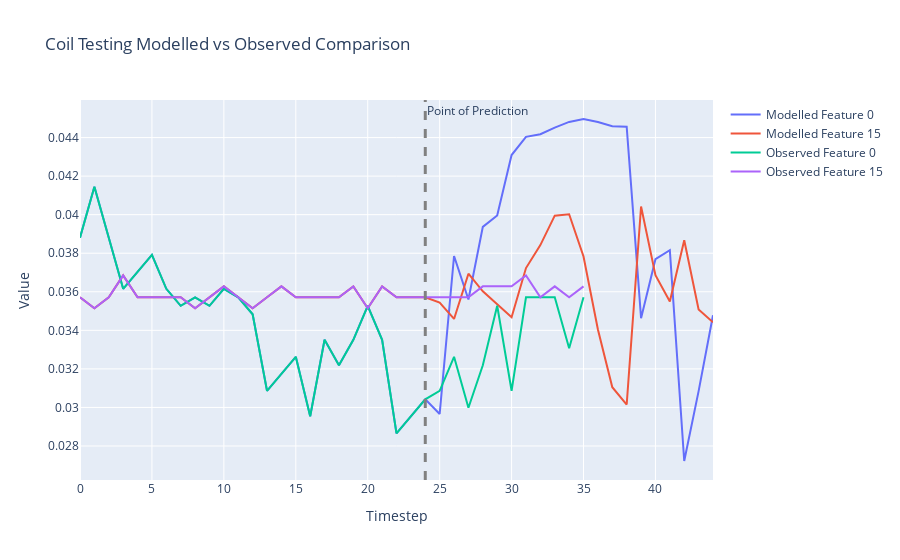

Write notebook code for a chart like this one.
### Markdown cell above
We can do a similar comparison of modelled and observed features as before.

### Code cell
states = []
# Select the batch we want to make predictions for
batch = 102

# After what step do we want the coil to start making its own predictions?
prediction_step = 24

# What features do we want to plot?
feature_sel = [0,15]

# Grab starting state tensor
state_tensor = X[:,0,:]

# How many steps do we want to run the coil overall?
max_steps = 45

states.append(state_tensor[batch,feature_sel])
batch_size = X.shape[0]
transition_tensor = torch.softmax(torch.zeros(batch_size, n_features, n_features), dim = 1).to("cuda")
for step_state in range(1,max_steps):
    state_tensor, transition_tensor = model.step_coil(state_tensor, transition_tensor)
    if step_state <= prediction_step:
        state_tensor = X[:,step_state,:]
    states.append(state_tensor[batch,feature_sel])
    #print(sum(state_tensor[batch,:]))
    
# Move state dynamics to CPU
data = [row.to('cpu').detach().numpy() for row in states]
traces = list(zip(*data))

# Create the figure and add traces
fig = go.Figure()

# Plotting
for i, trace in enumerate(traces):
    model_trace = go.Scatter(y=trace, mode='lines', name=f'Modelled Feature {feature_sel[i]}')
    fig.add_trace(model_trace)
    
    
# Get observed data to CPU and plot
data = X[batch,:,feature_sel].to('cpu')
# Transpose the data to get 5 traces
traces = list(zip(*data))

# Plotting
for i, trace in enumerate(traces):
    obs_trace = go.Scatter(y=trace, mode='lines', name=f'Observed Feature {feature_sel[i]}')
    fig.add_trace(obs_trace)
    
# Add Line highlighting when the coil becomes responsible for its own predictions
fig.add_vline(x=prediction_step, line_width=3, line_dash="dash", line_color="grey", annotation_text='Point of Prediction')    

# Add title and labels
fig.update_layout(title=f'Coil Testing Modelled vs Observed Comparison',
                    xaxis_title='Timestep',
                    yaxis_title='Value')

# Show the figure
fig.show()

### Figure 1 — Plotly figure (JSON) as saved in the notebook; plotly's stock layout.template omitted (floating-point values rounded to 4 significant figures)
{"data": [{"mode": "lines", "name": "Modelled Feature 0", "type": "scatter", "y": [0.0388, 0.04145, 0.0388, 0.03616, 0.03704, 0.03792, 0.03616, 0.03527, 0.03571, 0.03527, 0.03616, 0.03571, 0.03483, 0.03086, 0.03175, 0.03263, 0.02954, 0.03351, 0.03219, 0.03351, 0.03527, 0.03351, 0.02866, 0.02954, 0.03042, 0.02966, 0.03786, 0.0356, 0.03937, 0.03996, 0.04309, 0.04404, 0.04418, 0.04452, 0.04481, 0.04496, 0.0448, 0.04459, 0.04456, 0.03463, 0.03769, 0.03816, 0.02722, 0.03085, 0.03478]}, {"mode": "lines", "name": "Modelled Feature 15", "type": "scatter", "y": [0.03571, 0.03515, 0.03571, 0.03685, 0.03571, 0.03571, 0.03571, 0.03571, 0.03515, 0.03571, 0.03628, 0.03571, 0.03515, 0.03571, 0.03628, 0.03571, 0.03571, 0.03571, 0.03571, 0.03628, 0.03515, 0.03628, 0.03571, 0.03571, 0.03571, 0.03544, 0.03459, 0.03694, 0.03602, 0.03535, 0.03468, 0.03723, 0.03842, 0.03995, 0.04002, 0.03783, 0.03405, 0.03105, 0.03015, 0.04043, 0.03686, 0.0355, 0.03867, 0.03509, 0.03442]}, {"mode": "lines", "name": "Observed Feature 0", "type": "scatter", "y": [0.0388, 0.04145, 0.0388, 0.03616, 0.03704, 0.03792, 0.03616, 0.03527, 0.03571, 0.03527, 0.03616, 0.03571, 0.03483, 0.03086, 0.03175, 0.03263, 0.02954, 0.03351, 0.03219, 0.03351, 0.03527, 0.03351, 0.02866, 0.02954, 0.03042, 0.03086, 0.03263, 0.02998, 0.03219, 0.03527, 0.03086, 0.03571, 0.03571, 0.03571, 0.03307, 0.03571]}, {"mode": "lines", "name": "Observed Feature 15", "type": "scatter", "y": [0.03571, 0.03515, 0.03571, 0.03685, 0.03571, 0.03571, 0.03571, 0.03571, 0.03515, 0.03571, 0.03628, 0.03571, 0.03515, 0.03571, 0.03628, 0.03571, 0.03571, 0.03571, 0.03571, 0.03628, 0.03515, 0.03628, 0.03571, 0.03571, 0.03571, 0.03571, 0.03571, 0.03571, 0.03628, 0.03628, 0.03628, 0.03685, 0.03571, 0.03628, 0.03571, 0.03628]}], "layout": {"annotations": [{"showarrow": false, "text": "Point of Prediction", "x": 24, "xanchor": "left", "xref": "x", "y": 1, "yanchor": "top", "yref": "y domain"}], "shapes": [{"line": {"color": "grey", "dash": "dash", "width": 3}, "type": "line", "x0": 24, "x1": 24, "xref": "x", "y0": 0, "y1": 1, "yref": "y domain"}], "title": {"text": "Coil Testing Modelled vs Observed Comparison"}, "xaxis": {"title": {"text": "Timestep"}}, "yaxis": {"title": {"text": "Value"}}}}
